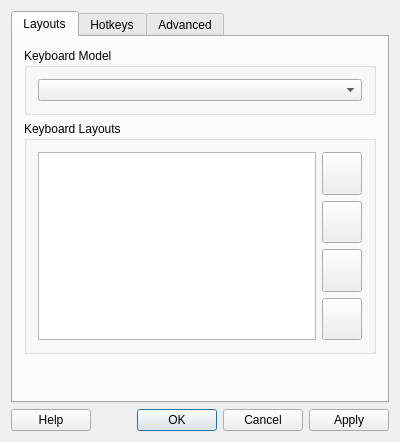
<?xml version="1.0" encoding="UTF-8"?>
<ui version="4.0">
 <class>Window</class>
 <widget class="QWidget" name="Window">
  <property name="geometry">
   <rect>
    <x>0</x>
    <y>0</y>
    <width>400</width>
    <height>442</height>
   </rect>
  </property>
  <property name="windowTitle">
   <string>System Keyboard</string>
  </property>
  <property name="windowIcon">
   <iconset theme="keyboard">
    <normaloff>.</normaloff>.</iconset>
  </property>
  <layout class="QVBoxLayout" name="verticalLayout">
   <item>
    <widget class="QTabWidget" name="tabWidget">
     <property name="currentIndex">
      <number>0</number>
     </property>
     <widget class="QWidget" name="layouts">
      <attribute name="title">
       <string>Layouts</string>
      </attribute>
      <layout class="QVBoxLayout" name="verticalLayout_2">
       <item>
        <widget class="QGroupBox" name="groupBox">
         <property name="title">
          <string>Keyboard Model</string>
         </property>
         <layout class="QVBoxLayout" name="verticalLayout_3">
          <item>
           <widget class="FilterableComboBox" name="comboBox_KeyboardModel"/>
          </item>
         </layout>
        </widget>
       </item>
       <item>
        <widget class="QGroupBox" name="groupBox_2">
         <property name="title">
          <string>Keyboard Layouts</string>
         </property>
         <layout class="QVBoxLayout" name="verticalLayout_5">
          <item>
           <layout class="QHBoxLayout" name="horizontalLayout">
            <item>
             <widget class="QListWidget" name="listWidget_KeyboardLayouts"/>
            </item>
            <item>
             <layout class="QVBoxLayout" name="verticalLayout_4">
              <item>
               <widget class="QPushButton" name="pushButton_AddLayout">
                <property name="sizePolicy">
                 <sizepolicy hsizetype="Minimum" vsizetype="MinimumExpanding">
                  <horstretch>0</horstretch>
                  <verstretch>0</verstretch>
                 </sizepolicy>
                </property>
                <property name="icon">
                 <iconset theme="list-add">
                  <normaloff>.</normaloff>.</iconset>
                </property>
               </widget>
              </item>
              <item>
               <widget class="QPushButton" name="pushButton_MoveLayoutUp">
                <property name="sizePolicy">
                 <sizepolicy hsizetype="Minimum" vsizetype="MinimumExpanding">
                  <horstretch>0</horstretch>
                  <verstretch>0</verstretch>
                 </sizepolicy>
                </property>
                <property name="icon">
                 <iconset theme="up">
                  <normaloff>.</normaloff>.</iconset>
                </property>
               </widget>
              </item>
              <item>
               <widget class="QPushButton" name="pushButton_MoveLayoutDown">
                <property name="sizePolicy">
                 <sizepolicy hsizetype="Minimum" vsizetype="MinimumExpanding">
                  <horstretch>0</horstretch>
                  <verstretch>0</verstretch>
                 </sizepolicy>
                </property>
                <property name="icon">
                 <iconset theme="down">
                  <normaloff>.</normaloff>.</iconset>
                </property>
               </widget>
              </item>
              <item>
               <widget class="QPushButton" name="pushButton_RemoveLayout">
                <property name="sizePolicy">
                 <sizepolicy hsizetype="Minimum" vsizetype="MinimumExpanding">
                  <horstretch>0</horstretch>
                  <verstretch>0</verstretch>
                 </sizepolicy>
                </property>
                <property name="icon">
                 <iconset theme="edit-delete">
                  <normaloff>.</normaloff>.</iconset>
                </property>
               </widget>
              </item>
             </layout>
            </item>
           </layout>
          </item>
         </layout>
        </widget>
       </item>
       <item>
        <spacer name="verticalSpacer">
         <property name="orientation">
          <enum>Qt::Vertical</enum>
         </property>
         <property name="sizeHint" stdset="0">
          <size>
           <width>20</width>
           <height>40</height>
          </size>
         </property>
        </spacer>
       </item>
      </layout>
     </widget>
     <widget class="QWidget" name="hotkeys">
      <attribute name="title">
       <string>Hotkeys</string>
      </attribute>
      <layout class="QVBoxLayout" name="verticalLayout_7">
       <item>
        <layout class="QVBoxLayout" name="verticalLayout_HotkeysLayout"/>
       </item>
       <item>
        <spacer name="verticalSpacer_2">
         <property name="orientation">
          <enum>Qt::Vertical</enum>
         </property>
         <property name="sizeHint" stdset="0">
          <size>
           <width>20</width>
           <height>327</height>
          </size>
         </property>
        </spacer>
       </item>
      </layout>
     </widget>
     <widget class="QWidget" name="advanced">
      <attribute name="title">
       <string>Advanced</string>
      </attribute>
      <layout class="QVBoxLayout" name="verticalLayout_8">
       <item>
        <layout class="QVBoxLayout" name="verticalLayout_AdvancedLayout"/>
       </item>
       <item>
        <spacer name="verticalSpacer_3">
         <property name="orientation">
          <enum>Qt::Vertical</enum>
         </property>
         <property name="sizeHint" stdset="0">
          <size>
           <width>20</width>
           <height>327</height>
          </size>
         </property>
        </spacer>
       </item>
      </layout>
     </widget>
    </widget>
   </item>
   <item>
    <layout class="QHBoxLayout" name="horizontalLayout_2">
     <item>
      <widget class="QPushButton" name="pushButton_Help">
       <property name="text">
        <string>Help</string>
       </property>
       <property name="icon">
        <iconset theme="help">
         <normaloff>.</normaloff>.</iconset>
       </property>
      </widget>
     </item>
     <item>
      <widget class="QDialogButtonBox" name="buttonBox">
       <property name="standardButtons">
        <set>QDialogButtonBox::Apply|QDialogButtonBox::Cancel|QDialogButtonBox::Ok</set>
       </property>
      </widget>
     </item>
    </layout>
   </item>
  </layout>
 </widget>
 <layoutdefault spacing="6" margin="11"/>
 <customwidgets>
  <customwidget>
   <class>FilterableComboBox</class>
   <extends>QComboBox</extends>
   <header>filterablecombobox.h</header>
  </customwidget>
 </customwidgets>
 <resources/>
 <connections/>
</ui>
